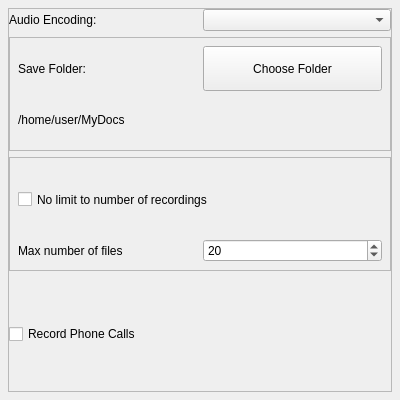
<?xml version="1.0" encoding="UTF-8"?>
<ui version="4.0">
 <class>OrePreferencesForm</class>
 <widget class="QWidget" name="OrePreferencesForm">
  <property name="geometry">
   <rect>
    <x>0</x>
    <y>0</y>
    <width>400</width>
    <height>400</height>
   </rect>
  </property>
  <property name="windowTitle">
   <string>Preferences</string>
  </property>
  <layout class="QVBoxLayout" name="verticalLayout_2">
   <property name="margin">
    <number>8</number>
   </property>
   <item>
    <widget class="QScrollArea" name="scrollArea">
     <property name="widgetResizable">
      <bool>true</bool>
     </property>
     <widget class="QWidget" name="scrollAreaWidgetContents_2">
      <property name="geometry">
       <rect>
        <x>0</x>
        <y>0</y>
        <width>382</width>
        <height>382</height>
       </rect>
      </property>
      <layout class="QVBoxLayout" name="verticalLayout_3">
       <property name="margin">
        <number>0</number>
       </property>
       <item>
        <layout class="QHBoxLayout" name="horizontalLayout">
         <item>
          <widget class="QLabel" name="encodingLabel">
           <property name="text">
            <string>Audio Encoding:</string>
           </property>
          </widget>
         </item>
         <item>
          <widget class="QComboBox" name="encodingComboBox"/>
         </item>
        </layout>
       </item>
       <item>
        <widget class="QFrame" name="frame">
         <property name="frameShape">
          <enum>QFrame::StyledPanel</enum>
         </property>
         <property name="frameShadow">
          <enum>QFrame::Raised</enum>
         </property>
         <layout class="QVBoxLayout" name="verticalLayout">
          <property name="margin">
           <number>8</number>
          </property>
          <item>
           <layout class="QHBoxLayout" name="horizontalLayout_2">
            <item>
             <widget class="QLabel" name="chooseDirectoryLabel">
              <property name="text">
               <string>Save Folder:</string>
              </property>
             </widget>
            </item>
            <item>
             <widget class="QPushButton" name="chooseDirectoryButton">
              <property name="sizePolicy">
               <sizepolicy hsizetype="Minimum" vsizetype="Minimum">
                <horstretch>0</horstretch>
                <verstretch>0</verstretch>
               </sizepolicy>
              </property>
              <property name="text">
               <string>Choose Folder</string>
              </property>
             </widget>
            </item>
           </layout>
          </item>
          <item>
           <widget class="QLabel" name="currentDirectoryLabel">
            <property name="text">
             <string>/home/user/MyDocs</string>
            </property>
           </widget>
          </item>
         </layout>
        </widget>
       </item>
       <item>
        <widget class="QFrame" name="frame_2">
         <property name="frameShape">
          <enum>QFrame::StyledPanel</enum>
         </property>
         <property name="frameShadow">
          <enum>QFrame::Raised</enum>
         </property>
         <layout class="QVBoxLayout" name="verticalLayout_4">
          <property name="margin">
           <number>8</number>
          </property>
          <item>
           <widget class="QCheckBox" name="unlimitedCheckBox">
            <property name="sizePolicy">
             <sizepolicy hsizetype="Minimum" vsizetype="Minimum">
              <horstretch>0</horstretch>
              <verstretch>0</verstretch>
             </sizepolicy>
            </property>
            <property name="text">
             <string>No limit to number of recordings</string>
            </property>
           </widget>
          </item>
          <item>
           <layout class="QHBoxLayout" name="horizontalLayout_3">
            <item>
             <widget class="QLabel" name="maxLimitLabel">
              <property name="text">
               <string>Max number of files</string>
              </property>
             </widget>
            </item>
            <item>
             <widget class="QSpinBox" name="fileQuantitySpinBox">
              <property name="minimum">
               <number>1</number>
              </property>
              <property name="maximum">
               <number>999</number>
              </property>
              <property name="value">
               <number>20</number>
              </property>
             </widget>
            </item>
           </layout>
          </item>
         </layout>
        </widget>
       </item>
       <item>
        <widget class="QCheckBox" name="recordPhoneCheckBox">
         <property name="sizePolicy">
          <sizepolicy hsizetype="Minimum" vsizetype="Minimum">
           <horstretch>0</horstretch>
           <verstretch>0</verstretch>
          </sizepolicy>
         </property>
         <property name="text">
          <string>Record Phone Calls</string>
         </property>
        </widget>
       </item>
      </layout>
     </widget>
    </widget>
   </item>
  </layout>
 </widget>
 <resources/>
 <connections>
  <connection>
   <sender>unlimitedCheckBox</sender>
   <signal>toggled(bool)</signal>
   <receiver>fileQuantitySpinBox</receiver>
   <slot>setDisabled(bool)</slot>
   <hints>
    <hint type="sourcelabel">
     <x>203</x>
     <y>231</y>
    </hint>
    <hint type="destinationlabel">
     <x>285</x>
     <y>261</y>
    </hint>
   </hints>
  </connection>
 </connections>
</ui>
